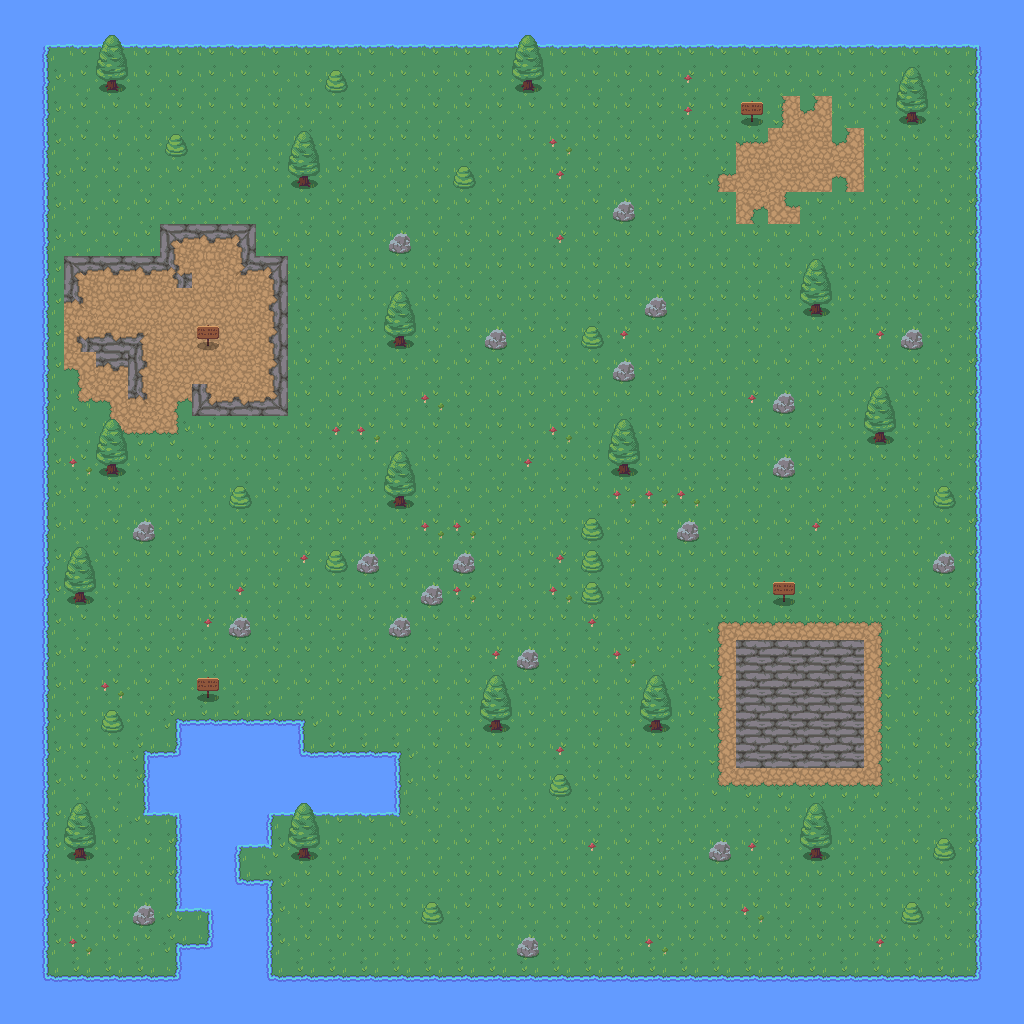

Below is a game level as drawn by its tile map, then a one-line description and the .tmx file that defines it, in full:
An orthogonal 32x32 tile map with 32x32 px tiles, 2 tile layers (ground, obj0).

<map version="1.9" tiledversion="1.9.2" orientation="orthogonal" renderorder="right-down" width="32" height="32" tilewidth="32" tileheight="32" infinite="0" nextlayerid="4" nextobjectid="1">
 <tileset firstgid="1" source="RPG Nature Tileset.tsx" />
 <layer id="1" name="ground" width="32" height="32" locked="1">
  <data encoding="csv">
42,42,42,42,42,42,42,42,42,42,42,42,42,42,42,42,42,42,42,42,42,42,42,42,42,42,42,42,42,42,42,42,
42,66,67,67,67,67,67,67,67,67,67,67,67,67,67,67,67,67,67,67,67,67,67,67,67,67,67,67,67,67,68,42,
42,86,41,41,41,41,41,41,41,41,41,41,41,41,41,41,41,41,41,41,41,41,41,41,41,41,41,41,41,41,88,42,
42,86,41,41,41,41,41,41,41,41,41,41,41,41,41,41,41,41,41,41,41,41,41,41,83,103,41,41,41,41,88,42,
42,86,41,41,41,41,41,41,41,41,41,41,41,41,41,41,41,41,41,41,41,41,41,102,147,147,103,41,41,41,88,42,
42,86,41,41,41,41,41,41,41,41,41,41,41,41,41,41,41,41,41,41,41,41,64,147,147,147,63,41,41,41,88,42,
42,86,41,41,41,41,41,41,41,41,41,41,41,41,41,41,41,41,41,41,41,41,41,61,101,41,41,41,41,41,88,42,
42,86,41,41,41,136,137,138,41,41,41,41,41,41,41,41,41,41,41,41,41,41,41,41,41,41,41,41,41,41,88,42,
42,86,136,137,137,180,147,159,138,41,41,41,41,41,41,41,41,41,41,41,41,41,41,41,41,41,41,41,41,41,88,42,
42,86,160,147,147,147,147,147,158,41,41,41,41,41,41,41,41,41,41,41,41,41,41,41,41,41,41,41,41,41,88,42,
42,86,139,177,140,147,147,147,158,41,41,41,41,41,41,41,41,41,41,41,41,41,41,41,41,41,41,41,41,41,88,42,
42,86,63,137,156,147,147,147,158,41,41,41,41,41,41,41,41,41,41,41,41,41,41,41,41,41,41,41,41,41,88,42,
42,86,84,63,160,61,176,177,178,41,41,41,41,41,41,41,41,41,41,41,41,41,41,41,41,41,41,41,41,41,88,42,
42,86,41,84,62,85,41,41,41,41,41,41,41,41,41,41,41,41,41,41,41,41,41,41,41,41,41,41,41,41,88,42,
42,86,41,41,41,41,41,41,41,41,41,41,41,41,41,41,41,41,41,41,41,41,41,41,41,41,41,41,41,41,88,42,
42,86,41,41,41,41,41,41,41,41,41,41,41,41,41,41,41,41,41,41,41,41,41,41,41,41,41,41,41,41,88,42,
42,86,41,41,41,41,41,41,41,41,41,41,41,41,41,41,41,41,41,41,41,41,41,41,41,41,41,41,41,41,88,42,
42,86,41,41,41,41,41,41,41,41,41,41,41,41,41,41,41,41,41,41,41,41,41,41,41,41,41,41,41,41,88,42,
42,86,41,41,41,41,41,41,41,41,41,41,41,41,41,41,41,41,41,41,41,41,41,41,41,41,41,41,41,41,88,42,
42,86,41,41,41,41,41,41,41,41,41,41,41,41,41,41,41,41,41,41,41,41,64,102,102,102,102,65,41,41,88,42,
42,86,41,41,41,41,41,41,41,41,41,41,41,41,41,41,41,41,41,41,41,41,83,44,44,44,44,81,41,41,88,42,
42,86,41,41,41,41,41,41,41,41,41,41,41,41,41,41,41,41,41,41,41,41,83,44,44,44,44,81,41,41,88,42,
42,86,41,41,41,69,107,107,107,70,41,41,41,41,41,41,41,41,41,41,41,41,83,44,44,44,44,81,41,41,88,42,
42,86,41,41,69,108,42,42,42,106,107,107,70,41,41,41,41,41,41,41,41,41,83,44,44,44,44,81,41,41,88,42,
42,86,41,41,88,42,42,42,42,42,42,42,86,41,41,41,41,41,41,41,41,41,84,62,62,62,62,85,41,41,88,42,
42,86,41,41,89,68,42,42,66,67,67,67,90,41,41,41,41,41,41,41,41,41,41,41,41,41,41,41,41,41,88,42,
42,86,41,41,41,88,42,66,90,41,41,41,41,41,41,41,41,41,41,41,41,41,41,41,41,41,41,41,41,41,88,42,
42,86,41,41,41,88,42,106,70,41,41,41,41,41,41,41,41,41,41,41,41,41,41,41,41,41,41,41,41,41,88,42,
42,86,41,41,41,89,68,42,86,41,41,41,41,41,41,41,41,41,41,41,41,41,41,41,41,41,41,41,41,41,88,42,
42,86,41,41,41,69,108,42,86,41,41,41,41,41,41,41,41,41,41,41,41,41,41,41,41,41,41,41,41,41,88,42,
42,106,107,107,107,108,42,42,106,107,107,107,107,107,107,107,107,107,107,107,107,107,107,107,107,107,107,107,107,107,108,42,
42,42,42,42,42,42,42,42,42,42,42,42,42,42,42,42,42,42,42,42,42,42,42,42,42,42,42,42,42,42,42,42
</data>
 </layer>
 <layer id="3" name="obj0" width="32" height="32">
  <data encoding="csv">
0,0,0,0,0,0,0,0,0,0,0,0,0,0,0,0,0,0,0,0,0,0,0,0,0,0,0,0,0,0,0,0,
0,0,0,1,0,0,0,0,0,0,0,0,0,0,0,0,1,0,0,0,0,0,0,0,0,0,0,0,0,0,0,0,
0,0,0,21,0,0,0,0,0,0,22,0,0,0,0,0,21,0,0,0,0,4,0,0,0,0,0,0,1,0,0,0,
0,0,0,0,0,0,0,0,0,0,0,0,0,0,0,0,0,0,0,0,0,4,0,3,0,0,0,0,21,0,0,0,
0,0,0,0,0,22,0,0,0,1,0,0,0,0,0,0,0,24,0,0,0,0,0,0,0,0,0,0,0,0,0,0,
0,0,0,0,0,0,0,0,0,21,0,0,0,0,22,0,0,4,0,0,0,0,0,0,0,0,0,0,0,0,0,0,
0,0,0,0,0,0,0,0,0,0,0,0,0,0,0,0,0,0,0,23,0,0,0,0,0,0,0,0,0,0,0,0,
0,0,0,0,0,0,0,0,0,0,0,0,23,0,0,0,0,4,0,0,0,0,0,0,0,0,0,0,0,0,0,0,
0,0,0,0,0,0,0,0,0,0,0,0,0,0,0,0,0,0,0,0,0,0,0,0,0,1,0,0,0,0,0,0,
0,0,0,0,0,0,0,0,0,0,0,0,1,0,0,0,0,0,0,0,23,0,0,0,0,21,0,0,0,0,0,0,
0,0,0,0,0,0,3,0,0,0,0,0,21,0,0,23,0,0,22,4,0,0,0,0,0,0,0,4,23,0,0,0,
0,0,0,0,0,0,0,0,0,0,0,0,0,0,0,0,0,0,0,23,0,0,0,0,0,0,0,0,0,0,0,0,
0,0,0,0,0,0,0,0,0,0,0,0,0,24,0,0,0,0,0,0,0,0,0,4,23,0,0,1,0,0,0,0,
0,0,0,1,0,0,0,0,0,0,4,24,0,0,0,0,0,24,0,1,0,0,0,0,0,0,0,21,0,0,0,0,
0,0,24,21,0,0,0,0,0,0,0,0,1,0,0,0,4,0,0,21,0,0,0,0,23,0,0,0,0,0,0,0,
0,0,0,0,0,0,0,22,0,0,0,0,21,0,0,0,0,0,0,24,24,24,0,0,0,0,0,0,0,22,0,0,
0,0,0,0,23,0,0,0,0,0,0,0,0,24,24,0,0,0,22,0,0,23,0,0,0,4,0,0,0,0,0,0,
0,0,1,0,0,0,0,0,0,4,22,23,0,0,23,0,0,4,22,0,0,0,0,0,0,0,0,0,0,23,0,0,
0,0,21,0,0,0,0,4,0,0,0,0,0,23,24,0,0,24,22,0,0,0,0,0,3,0,0,0,0,0,0,0,
0,0,0,0,0,0,4,23,0,0,0,0,23,0,0,0,0,0,4,0,0,0,0,0,0,0,0,0,0,0,0,0,
0,0,0,0,0,0,0,0,0,0,0,0,0,0,0,4,23,0,0,24,0,0,0,0,0,0,0,0,0,0,0,0,
0,0,0,24,0,0,3,0,0,0,0,0,0,0,0,1,0,0,0,0,1,0,0,0,0,0,0,0,0,0,0,0,
0,0,0,22,0,0,0,0,0,0,0,0,0,0,0,21,0,0,0,0,21,0,0,0,0,0,0,0,0,0,0,0,
0,0,0,0,0,0,0,0,0,0,0,0,0,0,0,0,0,4,0,0,0,0,0,0,0,0,0,0,0,0,0,0,
0,0,0,0,0,0,0,0,0,0,0,0,0,0,0,0,0,22,0,0,0,0,0,0,0,0,0,0,0,0,0,0,
0,0,1,0,0,0,0,0,0,1,0,0,0,0,0,0,0,0,0,0,0,0,0,0,0,1,0,0,0,0,0,0,
0,0,21,0,0,0,0,0,0,21,0,0,0,0,0,0,0,0,4,0,0,0,23,4,0,21,0,0,0,22,0,0,
0,0,0,0,0,0,0,0,0,0,0,0,0,0,0,0,0,0,0,0,0,0,0,0,0,0,0,0,0,0,0,0,
0,0,0,0,23,0,0,0,0,0,0,0,0,22,0,0,0,0,0,0,0,0,0,24,0,0,0,0,22,0,0,0,
0,0,24,0,0,0,0,0,0,0,0,0,0,0,0,0,23,0,0,0,24,0,0,0,0,0,0,4,0,0,0,0,
0,0,0,0,0,0,0,0,0,0,0,0,0,0,0,0,0,0,0,0,0,0,0,0,0,0,0,0,0,0,0,0,
0,0,0,0,0,0,0,0,0,0,0,0,0,0,0,0,0,0,0,0,0,0,0,0,0,0,0,0,0,0,0,0
</data>
 </layer>
</map>
